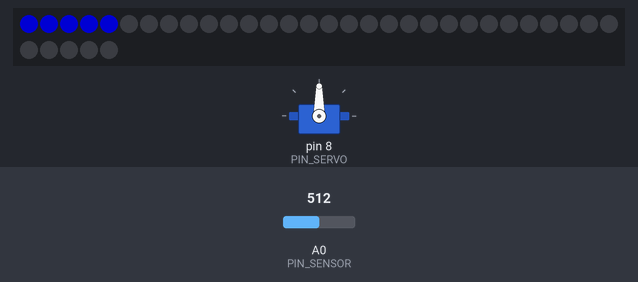
Recording of a sketch running on a simulated Arduino Uno, built with avr-gcc and run on an emulated ATmega328P. On the bench: servo, 35 RGB LEDs in strip order, left to right, continuing on the next row. The inputs (shaded band) are chosen by the test bench; at power-on: A0 (PIN_SENSOR) = 512. Dim RGB values are drawn brighter than linear; what the sketch prints to the serial monitor is not drawn.

Above: at 1.2 s.
1.3 s: A0 (PIN_SENSOR) set to 716
At 1.7 s:
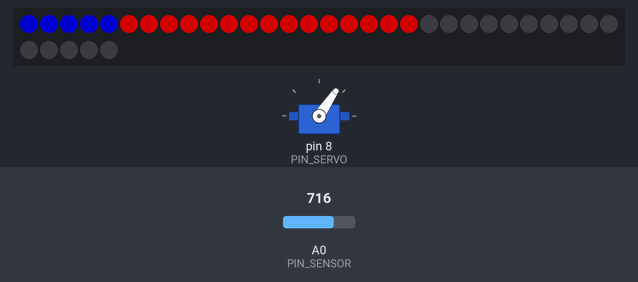
2.8 s: A0 (PIN_SENSOR) set to 1023
At 3.9 s:
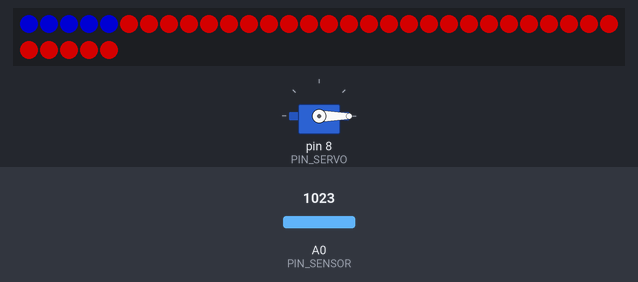
4.3 s: A0 (PIN_SENSOR) set to 511
At 5.0 s:
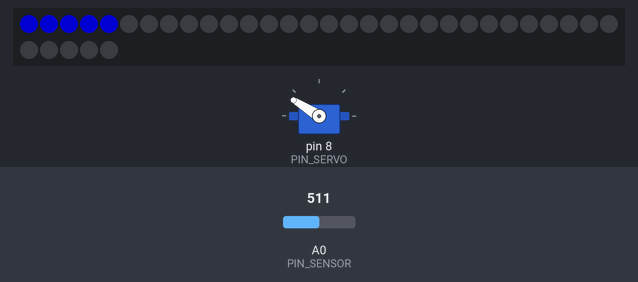
5.8 s: A0 (PIN_SENSOR) set to 306
At 7.0 s:
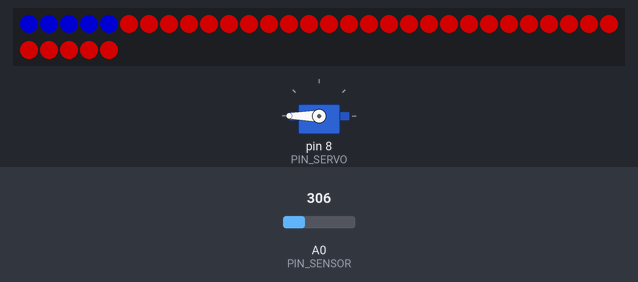
7.3 s: A0 (PIN_SENSOR) set to 900
At 8.5 s:
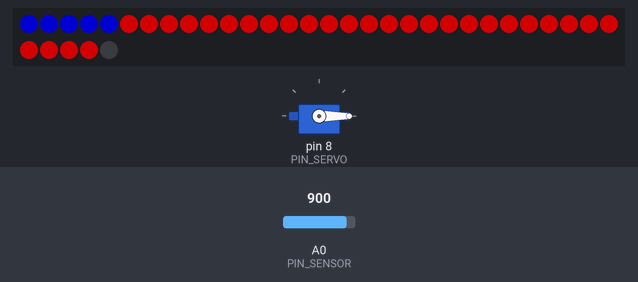
8.8 s: A0 (PIN_SENSOR) set to 175
At 8.81 s:
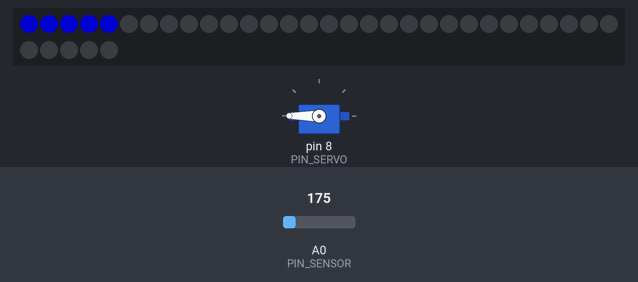
Timing chart, 0 to 11.3 s (numbered marks = the images above; inputs shaded):
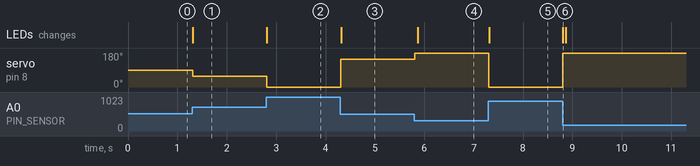

The sketch:

VernierBarometerServoLedDisplay.ino
```cpp
/* Notes about connecting the Vernier Protoboard Adapter
 * - GND to Arduino pin GND (ground)
 * - Vres to Arduino pin A4 (resistance reference)
 * - 5V to Arduino pin 5V (power)
 * - SIG1 to Arduino pin A0 (0-5V output used by almost all Vernier sensors)
 */

/* Notes about the Vernier Barometer GAs Pressure Sensor GPS-BTA:
 https://www.vernier.com/files/manuals/gps-bta/gps-bta.pdf
 Barometer range 0 kPa ... 210 kP corresponds values 0 ... 255
 or
 Vernier Factory calibration:
 https://www.vernier.com/til/1406
 Factory stored calibrations are:
  kPa: slope = 51.71, intercept = -25.86
  atm: slope = 0.5103, intercept = -0.25
  mm Hg: slope = 387.8, intercept = -190.4
  y= kx + B


IF you use BAR-BTA:
 https://www.vernier.com/files/manuals/bar-bta.pdf
 Applied model: y = kx + B
 slope 6.825 kPa/V
 intercept 76.29375 kPa
 */

/*PINS*/
#define PIN_SERVO 8
#define PIN_SENSOR A0

#include "Servo.h"

/* Pressure Scale: for Servo analogical display */
#define MIN_VAL 85
#define MAX_VAL 185

Servo myServo;
int value;
float voltage;
float pressure;
float previousPressure;


/* Optional LedStrip */
#include <Adafruit_NeoPixel.h>
#define PIN 12
#define NUM_LEDS 35   // default H- Letter 10
#define BRIGHTNESS 255  // Values between 0 ... 255.
#define DEALAY_VAL 10

Adafruit_NeoPixel strip = Adafruit_NeoPixel(NUM_LEDS, PIN, NEO_GRB + NEO_KHZ800);


void setup() {
  // put your setup code here, to run once:
  myServo.attach(PIN_SERVO);
  Serial.begin(115200);
  myServo.write(90);

  strip.begin();

  for( uint16_t i =0; i < 5; i++){
    strip.setPixelColor(i, 0,0,255);
    }

  strip.setBrightness(125);
  strip.show();

  value = analogRead(PIN_SENSOR);
  voltage = value/1024.0*5.0;
  previousPressure = voltage*51.71 - 25.86;

}

void loop() {
  // put your main code here, to run repeatedly:
  measurePressure();
  updateServo();
  updateLeds();

  Serial.println(value);
  Serial.print("Pressure: ");
  Serial.println(pressure);

  updatePreviousPressure();
  delay(10);

}
void measurePressure(){
  value = analogRead(PIN_SENSOR);
  voltage = value/1024.0*5.0;
  pressure = (voltage*51.71 - 25.86);
  }

void updatePreviousPressure(){
  previousPressure = pressure;
  }

void updateServo(){
  float delta = abs(pressure - previousPressure);
  Serial.print("Servo delta: ");
  Serial.println(delta);

  if (delta > 2.0){
    int servoAngle = map(pressure, MIN_VAL, MAX_VAL, 180, 0);
    myServo.write(servoAngle);
    }
  }
void updateLeds(){
  float delta = abs(pressure - previousPressure);

  if (delta > 2.0){
    for( uint16_t i =5; i < strip.numPixels(); i++){
    strip.setPixelColor(i, 0,0,0);
    }
  strip.show();

  int ledCount = map(pressure, MIN_VAL, MAX_VAL, 0, 30);
   for( uint16_t i =5; i < ledCount; i++){
    strip.setPixelColor(i, 255,0,0);
    }

  //strip.setBrightness(125);
  strip.show();


    }
  }
```

Measured:
- after the input at 1.3 s, servo on pin 8 (PIN_SERVO): 90° → 56° at once; the LEDs: change at once (image 1)
- after the input at 2.8 s, servo on pin 8 (PIN_SERVO): 56° → 0° at once; the LEDs: change at once (image 2)
- after the input at 4.3 s, servo on pin 8 (PIN_SERVO): 0° → 148° at once; the LEDs: change at once (image 3)
- after the input at 5.8 s, servo on pin 8 (PIN_SERVO): 148° → 180° at once; the LEDs: change after 0.07 s (image 4)
- after the input at 7.3 s, servo on pin 8 (PIN_SERVO): 180° → 0° at once; the LEDs: change at once (image 5)
- after the input at 8.8 s, servo on pin 8 (PIN_SERVO): 0° → 180° at once; the LEDs: change at once (image 6)
